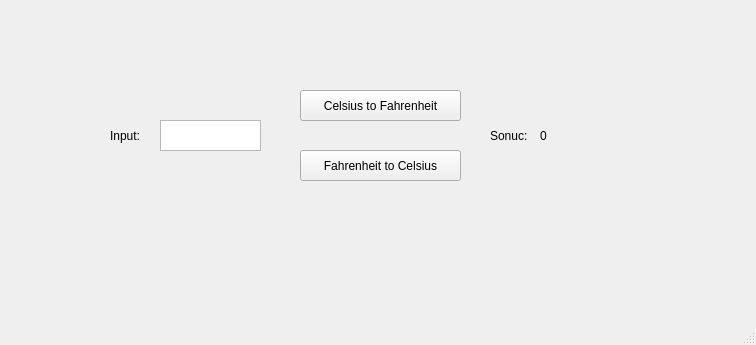
<?xml version="1.0" encoding="UTF-8"?>
<ui version="4.0">
 <class>MainWindow</class>
 <widget class="QMainWindow" name="MainWindow">
  <property name="geometry">
   <rect>
    <x>0</x>
    <y>0</y>
    <width>756</width>
    <height>345</height>
   </rect>
  </property>
  <property name="windowTitle">
   <string>MainWindow</string>
  </property>
  <widget class="QWidget" name="centralwidget">
   <widget class="QTextEdit" name="textEdit">
    <property name="geometry">
     <rect>
      <x>160</x>
      <y>120</y>
      <width>101</width>
      <height>31</height>
     </rect>
    </property>
   </widget>
   <widget class="QPushButton" name="pushButton_CtoF">
    <property name="geometry">
     <rect>
      <x>300</x>
      <y>90</y>
      <width>161</width>
      <height>31</height>
     </rect>
    </property>
    <property name="text">
     <string>Celsius to Fahrenheit</string>
    </property>
   </widget>
   <widget class="QPushButton" name="pushButton_FtoC">
    <property name="geometry">
     <rect>
      <x>300</x>
      <y>150</y>
      <width>161</width>
      <height>31</height>
     </rect>
    </property>
    <property name="text">
     <string>Fahrenheit to Celsius</string>
    </property>
   </widget>
   <widget class="QLabel" name="labelSonuc">
    <property name="geometry">
     <rect>
      <x>540</x>
      <y>120</y>
      <width>71</width>
      <height>31</height>
     </rect>
    </property>
    <property name="text">
     <string>0</string>
    </property>
    <property name="wordWrap">
     <bool>true</bool>
    </property>
   </widget>
   <widget class="QLabel" name="label">
    <property name="geometry">
     <rect>
      <x>110</x>
      <y>120</y>
      <width>41</width>
      <height>31</height>
     </rect>
    </property>
    <property name="text">
     <string>Input:</string>
    </property>
   </widget>
   <widget class="QLabel" name="label_2">
    <property name="geometry">
     <rect>
      <x>490</x>
      <y>120</y>
      <width>41</width>
      <height>31</height>
     </rect>
    </property>
    <property name="text">
     <string>Sonuc:</string>
    </property>
   </widget>
  </widget>
  <widget class="QMenuBar" name="menubar">
   <property name="geometry">
    <rect>
     <x>0</x>
     <y>0</y>
     <width>756</width>
     <height>23</height>
    </rect>
   </property>
  </widget>
  <widget class="QStatusBar" name="statusbar"/>
 </widget>
 <resources/>
 <connections/>
</ui>
